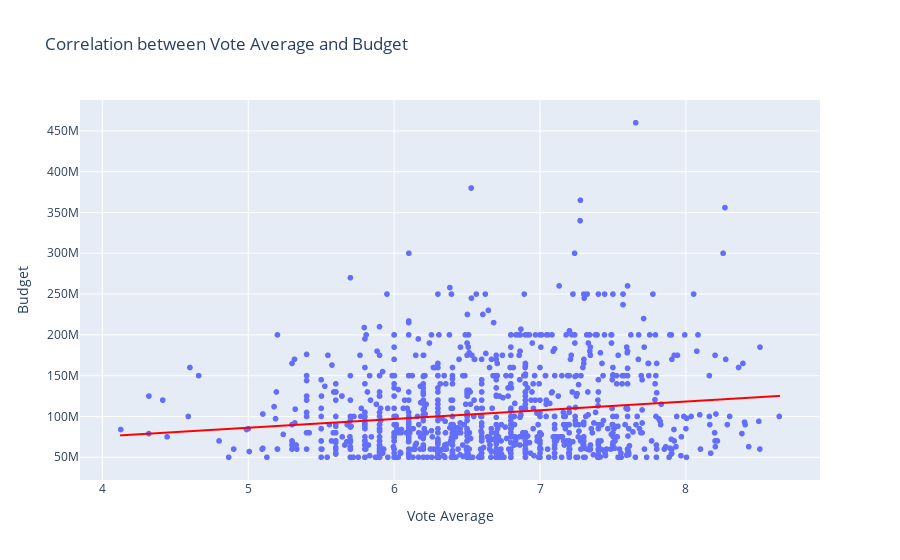

Write notebook code for a chart like this one.
### Code cell
# Create a scatter plot to visualize the correlation between vote average and budget with tooltips and a red trendline
fig = px.scatter(pdf, x='vote_average', y='budget', hover_data=['title'], title='Correlation between Vote Average and Budget', trendline='ols', trendline_color_override='red')
fig.update_layout(xaxis_title='Vote Average', yaxis_title='Budget')
fig.show()

### Figure 1 — Plotly figure (JSON) as saved in the notebook; plotly's stock layout.template omitted (floating-point values rounded to 4 significant figures; data arrays with more than 128 entries replaced by an {"elided": "..."} marker saying what was removed)
{"data": [{"customdata": {"elided": "1080x1 str values"}, "hovertemplate": "vote_average=%{x}<br>budget=%{y}<br>title=%{customdata[0]}<extra></extra>", "legendgroup": "", "marker": {"color": "#636efa", "symbol": "circle"}, "mode": "markers", "name": "", "showlegend": false, "type": "scattergl", "x": {"elided": "1080 float values"}, "xaxis": "x", "y": {"elided": "1080 int values"}, "yaxis": "y"}, {"hovertemplate": "<b>OLS trendline</b><br>budget = 1.07001e+07 * vote_average + 3.26884e+07<br>R<sup>2</sup>=0.021753<br><br>vote_average=%{x}<br>budget=%{y} <b>(trend)</b><extra></extra>", "legendgroup": "", "line": {"color": "red"}, "marker": {"color": "#636efa", "symbol": "circle"}, "mode": "lines", "name": "", "showlegend": false, "type": "scattergl", "x": {"elided": "1080 float values"}, "xaxis": "x", "y": {"elided": "1080 float values"}, "yaxis": "y"}], "layout": {"legend": {"tracegroupgap": 0}, "title": {"text": "Correlation between Vote Average and Budget"}, "xaxis": {"anchor": "y", "domain": [0, 1], "title": {"text": "Vote Average"}}, "yaxis": {"anchor": "x", "domain": [0, 1], "title": {"text": "Budget"}}}}
